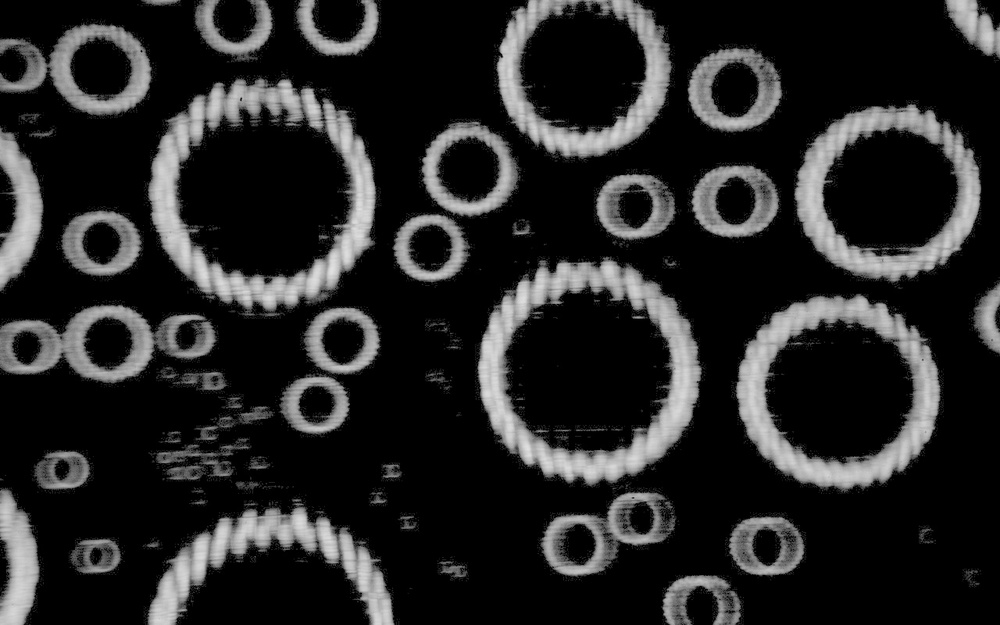
#> input picture 123split/input for drops.jpg, 1000 x 625 px, shrunk from 1280 x 800 before the run, found by its file name; its folder holds only this picture in this run
$ python OpenImages.py
#> lines starting #> are read from the running program, lines starting #| are printed output that depends on the picture; after the words box and inside, x2 and y2 are one past the last pixel; in counts of white or black regions, pixels touching at a corner belong together
#> further down, im_in is the input picture: shape (625, 1000); min 0, max 226, mean 38.8
from os import listdir
from os.path import isfile, join
import numpy as np
import cv2
import matplotlib.pyplot as plt

X = []
Y = []

def CountingCC():
# Threshold, Set values equal to or above 220 to 0, Set values below 220 to 255.
    th, im_th = cv2.threshold(im_in, 0, 220, cv2.THRESH_BINARY_INV)
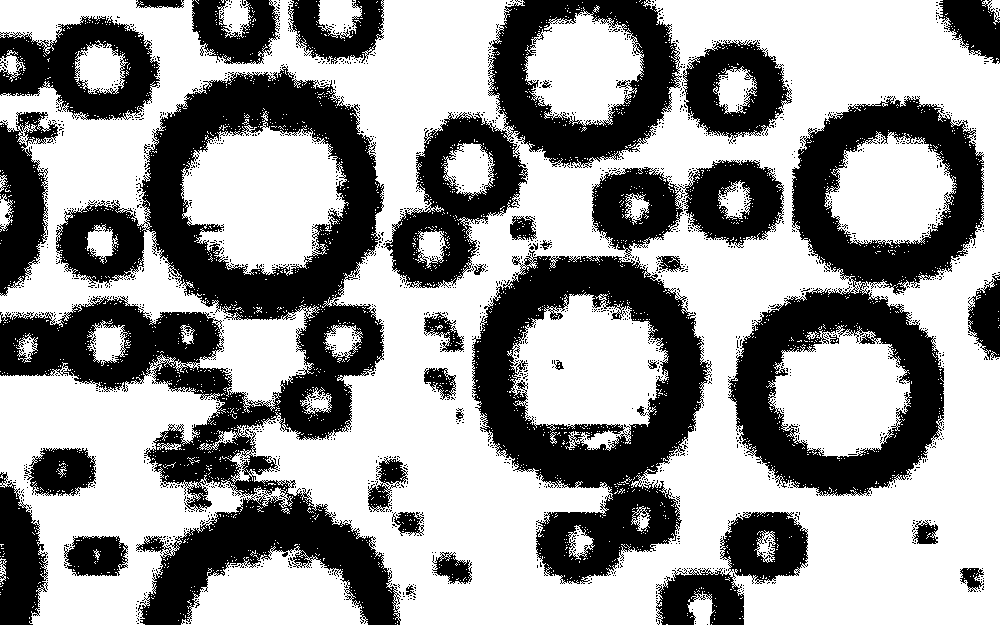
#> im_th: shape (625, 1000); values 0 (black) and 220 (white), 60.8% white; 1832 black regions (1796 under 20 px), largest, box (x1, y1, x2, y2) and area: (0, 66, 401, 625) 75597, (728, 96, 984, 496) 38751, (472, 250, 712, 584) 34296

    def CC (img):
        nlabels, labels, stats, centroids = cv2.connectedComponentsWithStats(img)
        label_hue = np.uint8(179*labels/np.max(labels))
        blank_ch = 255*np.ones_like(label_hue)
        labeled_img = cv2.merge([label_hue, blank_ch, blank_ch])
        labeled_img = cv2.cvtColor(labeled_img, cv2.COLOR_HSV2BGR)
        labeled_img[label_hue==0] = 0
        return labeled_img, nlabels, labels, stats, centroids

#cleaning up the image get it ready to count
    blur = cv2.blur(im_th,(9,9))
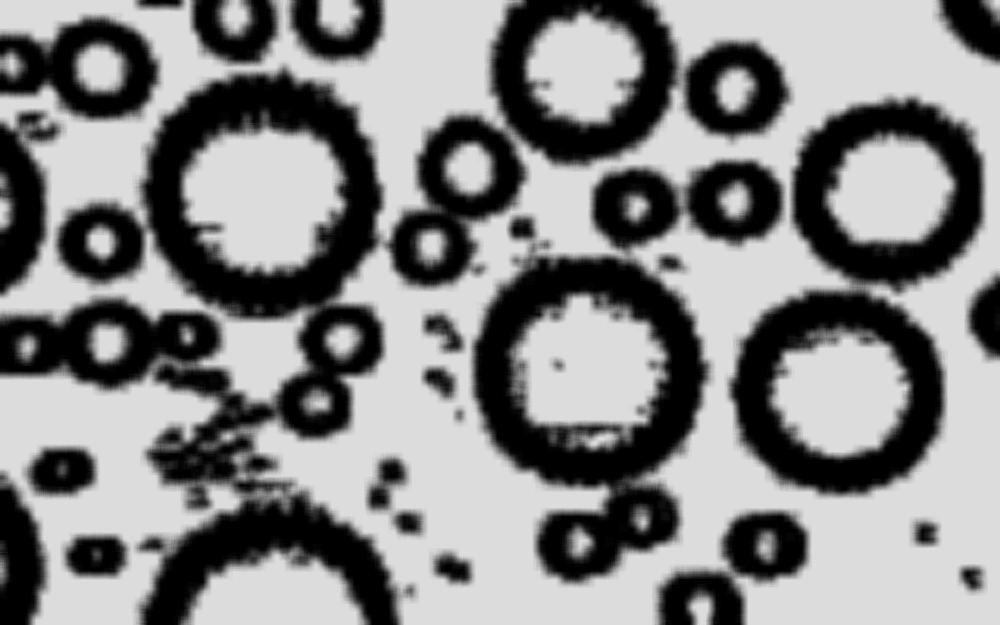
#> blur: shape (625, 1000); min 0, max 220, mean 133.9
    blur2 = cv2.blur(blur,(3,3))
    blur3 = cv2.blur(blur2,(1,1))
    kernel = np.ones((10,10),np.uint8)
    erosion2 = cv2.erode(blur3, kernel, iterations=4)
    dilation2 = cv2.dilate(erosion2,kernel,iterations=3)
    blur4 = cv2.blur(dilation2,(5,5))
    erosion = cv2.erode(blur4, kernel, iterations=1)
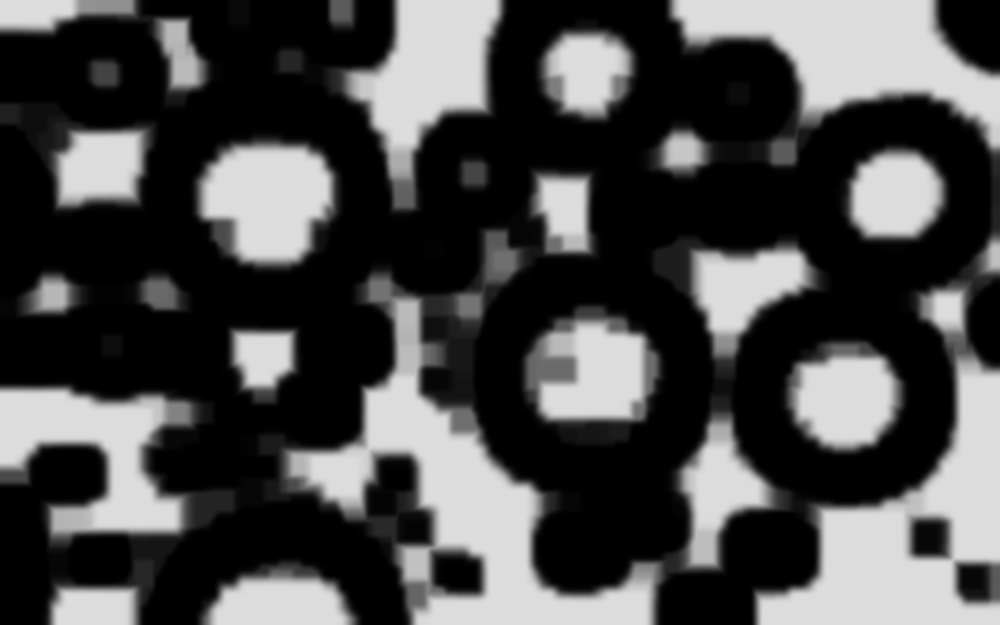
#> erosion: shape (625, 1000); min 0, max 220, mean 74
    dilation = cv2.dilate(erosion,kernel,iterations=0)

    #count droplets
    components, nlabels, labels, stats, centroids = CC(dilation)
#> in CC, `nlabels, labels, stats, centroids = cv2.connectedComponentsWithStats(i..`:
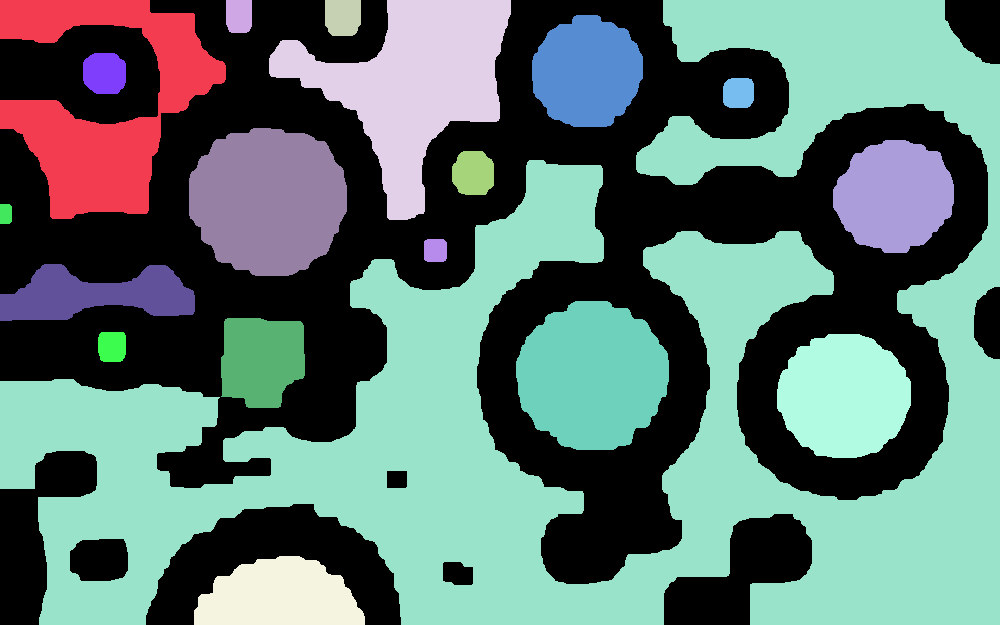
#> labels: shape (625, 1000) int32; 20 distinct labels, from 0 to 19; one colour per label, 0 black
#> in CC, `nlabels, labels, stats, centroids = cv2.connectedComponentsWithStats(i..`: nlabels = 20; stats = 20 rows, first 6: [0, 0, 1000, 625, 259596], [0, 0, 226, 219, 22339], [226, 0, 26, 33, 825], [325, 0, 36, 36, 1217], [269, 0, 242, 220, 23849], [0, 0, 1000, 625, 219785]; centroids = 20 rows, first 8: [468.2, 293], [103.7, 104.5], [238.6, 15.44], [342.4, 16.59], [412.3, 83.86], [590.2, 389.8], [586.6, 71.65], [104.2, 72.89]
#> in CC, `label_hue = np.uint8(179*labels/np.max(labels))`:
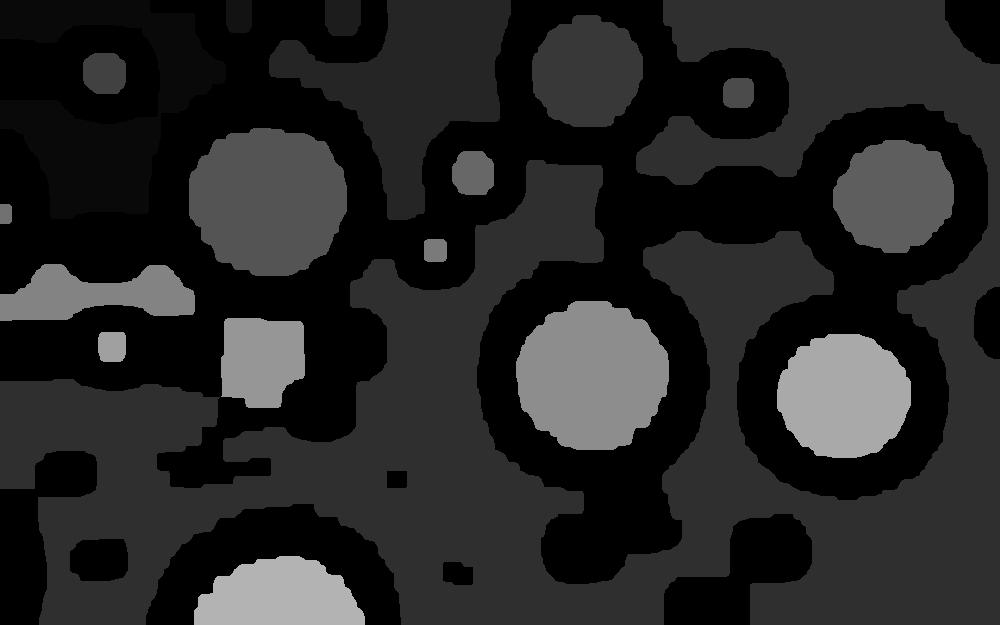
#> label_hue: shape (625, 1000); min 0, max 179, mean 37.2
#> in CC, `labeled_img[label_hue==0] = 0`:
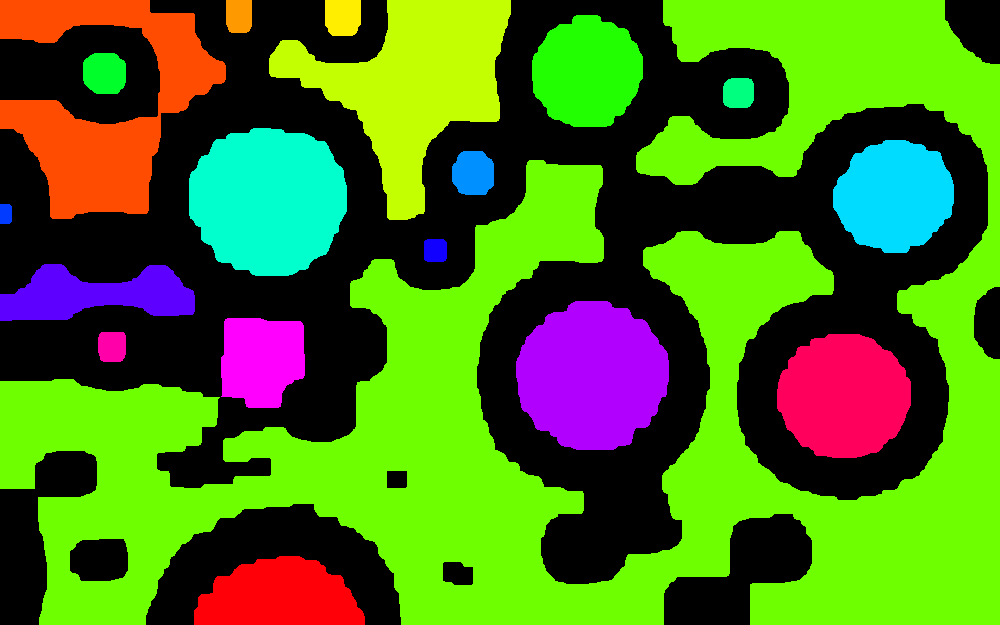
#> labeled_img: shape (625, 1000, 3); mean B, G, R 26.5, 119.4, 74.6
#> nlabels = 20
    #print(f' There are ', nlabels, ' droplets')
    #print(f' with the following labels: ', labels)
    Y.append(nlabels)


mypath='/Users/georgedamoulakis/PycharmProjects/Droplets/123split'
onlyfiles = [f for f in listdir(mypath) if isfile(join(mypath,f))]

images = np.empty(len(onlyfiles), dtype=object)
for n in range(0, len(onlyfiles)):
  images[n] = cv2.imread(join(mypath,onlyfiles[n]), cv2.IMREAD_GRAYSCALE)
  im_in = images[n]
  CountingCC()
  X.append(n)


# plotting the points
plt.plot(X,Y)
# naming the x axis
plt.xlabel('Frame')
# naming the y axis
plt.ylabel('Number of Droplets')
# giving a title to my graph
plt.title('Droplets v Frame')
# function to show the plot
plt.show()
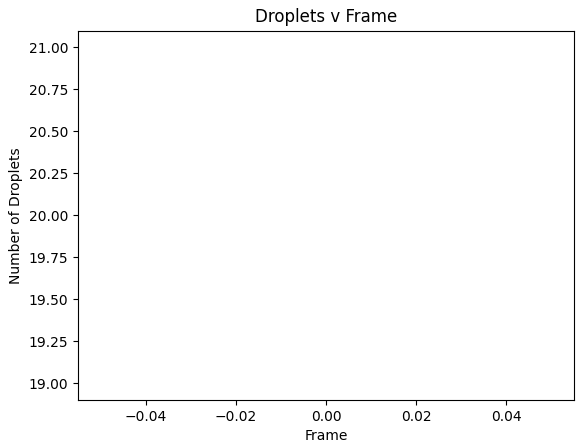
#> figure drawn by matplotlib, 1 panel

plt.scatter(X, Y, label= "droplets", color= "red", marker= "*", s=30)
# naming the x axis
plt.xlabel('Frame')
# naming the y axis
plt.ylabel('Number of Droplets')
# giving a title to my graph
plt.title('Droplets v Frame')
# function to show the plot
plt.show()
